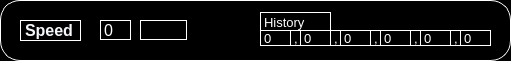
     <widget class="QWidget" name="widget_16" native="true">
      <property name="geometry">
       <rect>
        <x>10</x>
        <y>230</y>
        <width>511</width>
        <height>61</height>
       </rect>
      </property>
      <property name="styleSheet">
       <string notr="true">background-color:rgb(0, 0, 0);
border-color: rgb(243, 243, 243);
border-radius: 20px ;
border-width: 5rem;
border: 1px solid  rgb(255, 255, 255);</string>
      </property>
      <widget class="QLabel" name="label_15">
       <property name="geometry">
        <rect>
         <x>20</x>
         <y>20</y>
         <width>61</width>
         <height>21</height>
        </rect>
       </property>
       <property name="styleSheet">
        <string notr="true">border: 1rem solid black;
font-family: 'Courier New';
font-style: normal;
font-weight: 700;
font-size: 16px;
line-height: 18px;
color: #F6F7FA;
</string>
       </property>
       <property name="text">
        <string>&lt;html&gt;&lt;head/&gt;&lt;body&gt;&lt;p&gt;Speed&lt;/p&gt;&lt;/body&gt;&lt;/html&gt;</string>
       </property>
      </widget>
      <widget class="QLabel" name="label_24">
       <property name="geometry">
        <rect>
         <x>260</x>
         <y>12</y>
         <width>71</width>
         <height>21</height>
        </rect>
       </property>
       <property name="styleSheet">
        <string notr="true">
border: 1rem solid black;

font-family: 'Courier New';
font-style: normal;
font-weight: 400;
font-size: 13px;
line-height: 11px;
color: #F6F7FA;</string>
       </property>
       <property name="text">
        <string>&lt;html&gt;&lt;head/&gt;&lt;body&gt;&lt;p&gt;&lt;span style=&quot; color:#ffffff;&quot;&gt;History&lt;/span&gt;&lt;/p&gt;&lt;/body&gt;&lt;/html&gt;</string>
       </property>
      </widget>
      <widget class="QLabel" name="label_25">
       <property name="geometry">
        <rect>
         <x>260</x>
         <y>30</y>
         <width>31</width>
         <height>16</height>
        </rect>
       </property>
       <property name="styleSheet">
        <string notr="true">border: 1rem solid black;</string>
       </property>
       <property name="text">
        <string>&lt;html&gt;&lt;head/&gt;&lt;body&gt;&lt;p&gt;&lt;span style=&quot; font-size:10pt; color:#ffffff;&quot;&gt;0&lt;/span&gt;&lt;/p&gt;&lt;/body&gt;&lt;/html&gt;</string>
       </property>
      </widget>
      <widget class="QLabel" name="label_26">
       <property name="geometry">
        <rect>
         <x>290</x>
         <y>30</y>
         <width>16</width>
         <height>16</height>
        </rect>
       </property>
       <property name="styleSheet">
        <string notr="true">border: 1rem solid black;</string>
       </property>
       <property name="text">
        <string>&lt;html&gt;&lt;head/&gt;&lt;body&gt;&lt;p&gt;&lt;span style=&quot; font-size:10pt; color:#ffffff;&quot;&gt;,&lt;/span&gt;&lt;/p&gt;&lt;/body&gt;&lt;/html&gt;</string>
       </property>
      </widget>
      <widget class="QLabel" name="label_27">
       <property name="geometry">
        <rect>
         <x>300</x>
         <y>30</y>
         <width>31</width>
         <height>16</height>
        </rect>
       </property>
       <property name="styleSheet">
        <string notr="true">border: 1rem solid black;</string>
       </property>
       <property name="text">
        <string>&lt;html&gt;&lt;head/&gt;&lt;body&gt;&lt;p&gt;&lt;span style=&quot; font-size:10pt; color:#ffffff;&quot;&gt;0&lt;/span&gt;&lt;/p&gt;&lt;/body&gt;&lt;/html&gt;</string>
       </property>
      </widget>
      <widget class="QLabel" name="label_28">
       <property name="geometry">
        <rect>
         <x>330</x>
         <y>30</y>
         <width>16</width>
         <height>16</height>
        </rect>
       </property>
       <property name="styleSheet">
        <string notr="true">border: 1rem solid black;</string>
       </property>
       <property name="text">
        <string>&lt;html&gt;&lt;head/&gt;&lt;body&gt;&lt;p&gt;&lt;span style=&quot; font-size:10pt; color:#ffffff;&quot;&gt;,&lt;/span&gt;&lt;/p&gt;&lt;/body&gt;&lt;/html&gt;</string>
       </property>
      </widget>
      <widget class="QLabel" name="label_29">
       <property name="geometry">
        <rect>
         <x>340</x>
         <y>30</y>
         <width>31</width>
         <height>16</height>
        </rect>
       </property>
       <property name="styleSheet">
        <string notr="true">border: 1rem solid black;</string>
       </property>
       <property name="text">
        <string>&lt;html&gt;&lt;head/&gt;&lt;body&gt;&lt;p&gt;&lt;span style=&quot; font-size:10pt; color:#ffffff;&quot;&gt;0&lt;/span&gt;&lt;/p&gt;&lt;/body&gt;&lt;/html&gt;</string>
       </property>
      </widget>
      <widget class="QLabel" name="label_30">
       <property name="geometry">
        <rect>
         <x>370</x>
         <y>30</y>
         <width>16</width>
         <height>16</height>
        </rect>
       </property>
       <property name="styleSheet">
        <string notr="true">border: 1rem solid black;</string>
       </property>
       <property name="text">
        <string>&lt;html&gt;&lt;head/&gt;&lt;body&gt;&lt;p&gt;&lt;span style=&quot; font-size:10pt; color:#ffffff;&quot;&gt;,&lt;/span&gt;&lt;/p&gt;&lt;/body&gt;&lt;/html&gt;</string>
       </property>
      </widget>
      <widget class="QLabel" name="label_31">
       <property name="geometry">
        <rect>
         <x>380</x>
         <y>30</y>
         <width>31</width>
         <height>16</height>
        </rect>
       </property>
       <property name="styleSheet">
        <string notr="true">border: 1rem solid black;</string>
       </property>
       <property name="text">
        <string>&lt;html&gt;&lt;head/&gt;&lt;body&gt;&lt;p&gt;&lt;span style=&quot; font-size:10pt; color:#ffffff;&quot;&gt;0&lt;/span&gt;&lt;/p&gt;&lt;/body&gt;&lt;/html&gt;</string>
       </property>
      </widget>
      <widget class="QLabel" name="label_32">
       <property name="geometry">
        <rect>
         <x>410</x>
         <y>30</y>
         <width>16</width>
         <height>16</height>
        </rect>
       </property>
       <property name="styleSheet">
        <string notr="true">border: 1rem solid black;</string>
       </property>
       <property name="text">
        <string>&lt;html&gt;&lt;head/&gt;&lt;body&gt;&lt;p&gt;&lt;span style=&quot; font-size:10pt; color:#ffffff;&quot;&gt;,&lt;/span&gt;&lt;/p&gt;&lt;/body&gt;&lt;/html&gt;</string>
       </property>
      </widget>
      <widget class="QLabel" name="label_33">
       <property name="geometry">
        <rect>
         <x>420</x>
         <y>30</y>
         <width>31</width>
         <height>16</height>
        </rect>
       </property>
       <property name="styleSheet">
        <string notr="true">border: 1rem solid black;</string>
       </property>
       <property name="text">
        <string>&lt;html&gt;&lt;head/&gt;&lt;body&gt;&lt;p&gt;&lt;span style=&quot; font-size:10pt; color:#ffffff;&quot;&gt;0&lt;/span&gt;&lt;/p&gt;&lt;/body&gt;&lt;/html&gt;</string>
       </property>
      </widget>
      <widget class="QLabel" name="label_34">
       <property name="geometry">
        <rect>
         <x>450</x>
         <y>30</y>
         <width>16</width>
         <height>16</height>
        </rect>
       </property>
       <property name="styleSheet">
        <string notr="true">border: 1rem solid black;</string>
       </property>
       <property name="text">
        <string>&lt;html&gt;&lt;head/&gt;&lt;body&gt;&lt;p&gt;&lt;span style=&quot; font-size:10pt; color:#ffffff;&quot;&gt;,&lt;/span&gt;&lt;/p&gt;&lt;/body&gt;&lt;/html&gt;</string>
       </property>
      </widget>
      <widget class="QLabel" name="label_35">
       <property name="geometry">
        <rect>
         <x>460</x>
         <y>30</y>
         <width>31</width>
         <height>16</height>
        </rect>
       </property>
       <property name="styleSheet">
        <string notr="true">border: 1rem solid black;</string>
       </property>
       <property name="text">
        <string>&lt;html&gt;&lt;head/&gt;&lt;body&gt;&lt;p&gt;&lt;span style=&quot; font-size:10pt; color:#ffffff;&quot;&gt;0&lt;/span&gt;&lt;/p&gt;&lt;/body&gt;&lt;/html&gt;</string>
       </property>
      </widget>
      <widget class="QLabel" name="label_39">
       <property name="geometry">
        <rect>
         <x>100</x>
         <y>20</y>
         <width>31</width>
         <height>20</height>
        </rect>
       </property>
       <property name="styleSheet">
        <string notr="true">border: 1rem solid black;</string>
       </property>
       <property name="text">
        <string>&lt;html&gt;&lt;head/&gt;&lt;body&gt;&lt;p&gt;&lt;span style=&quot; font-size:12pt; color:#ffffff;&quot;&gt;0&lt;/span&gt;&lt;/p&gt;&lt;/body&gt;&lt;/html&gt;</string>
       </property>
      </widget>
      <widget class="QLabel" name="label_40">
       <property name="geometry">
        <rect>
         <x>140</x>
         <y>20</y>
         <width>47</width>
         <height>20</height>
        </rect>
       </property>
       <property name="styleSheet">
        <string notr="true">border: 1rem solid black;</string>
       </property>
       <property name="text">
        <string>&lt;html&gt;&lt;head/&gt;&lt;body&gt;&lt;p&gt;m/s&lt;/p&gt;&lt;/body&gt;&lt;/html&gt;</string>
       </property>
      </widget>
     </widget>
